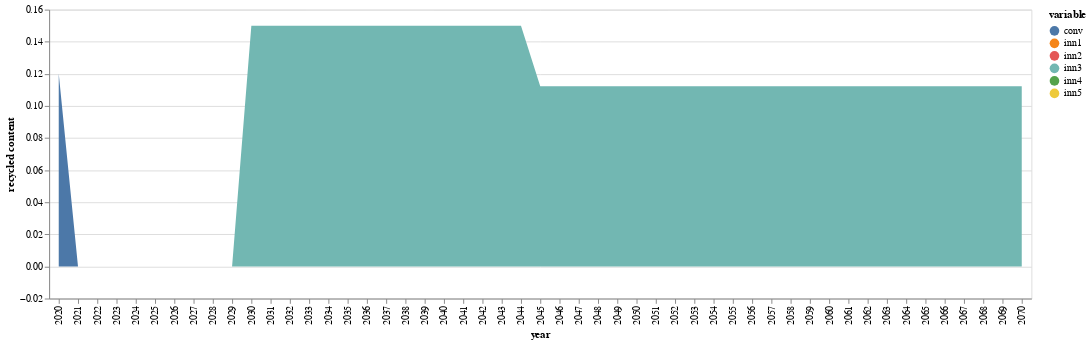

Notebook source saved alongside this figure:
### Code cell
function conventional(t)
    return initial[1,5]*(1-sum(JuMP.values.(xk)[k,t] for k in 1:nrow(compromise)))
end

function innovation(i,t)
    if i==1
        return sum(JuMP.values.(xk)[k,t]*(compromise[k,5]) for k=1:mapki[i,2])
    else
        return sum(JuMP.values.(xk)[k,t]*(compromise[k,5]) for k=mapki[i-1,2]:mapki[i,2] )
    end
end

conv=zeros(51)

conv[1]=initial[1,5]
inn_co2=zeros(5,51)

for inn in 1:5
    inn_co2[inn,1]=0
end

j=0
for i in 2:51
    if 0 ≤ i ≤ 5
        j=1
    elseif 6 ≤ i ≤ 10
        j=2
    elseif 6 ≤ i ≤ 10
        j=3
    elseif 11 ≤ i ≤ 15
        j=4
    elseif 16 ≤ i ≤ 20
        j=5
    elseif 21 ≤ i ≤ 25
        j=6
    else
        j=7
    end
        
    conv[i]=conventional(j)
    for inn in 1:5
        inn_co2[inn,i]=innovation(inn,j)
    end
end

sNames = ["conv","inn1","inn2","inn3","inn4","inn5"]
xLabels = []
for i in 2020:2070
    push!(xLabels,string(i))
end

df = DataFrame(year=xLabels, conv=conv, inn1=inn_co2[1,:],inn2=inn_co2[2,:],inn3=inn_co2[3,:],inn4=inn_co2[4,:],inn5=inn_co2[5,:])

df |> stack |> @vlplot(:area, x=:year, y={:value, stack=:zero, title="recycled content"}, color="variable:n",ylab="circularity")

### Figure 1 — Vega-Lite specification as saved in the notebook (floating-point values rounded to 4 significant figures; data arrays with more than 128 entries replaced by an {"elided": "..."} marker saying what was removed)
{"data": {"values": {"elided": "306 records"}}, "encoding": {"color": {"field": "variable", "type": "nominal"}, "x": {"field": "year"}, "y": {"field": "value", "stack": "zero", "title": "recycled content", "type": "quantitative"}}, "mark": "area", "ylab": "circularity"}
